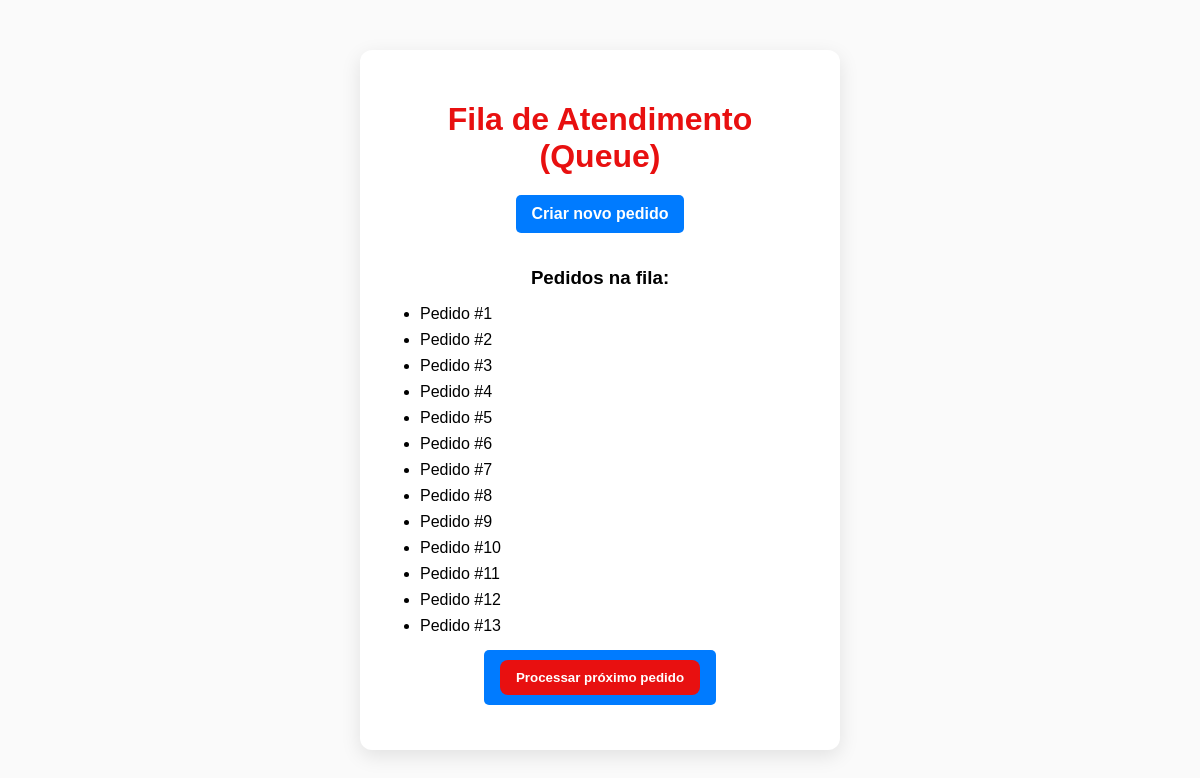
The page /store/fila/ (signed in) on the database its author committed.
### order/models.py (models this page shows)
class Order(models.Model):
    user = models.ForeignKey(User, on_delete=models.CASCADE)
    full_name = models.CharField(max_length=200)
    address = models.CharField(max_length=300)
    phone = models.CharField(max_length=11)
    created_at = models.DateTimeField(auto_now_add=True)
    total = models.DecimalField(max_digits=10, decimal_places=2)
    def __str__(self):
        return f"Pedido #{self.id}"

### store/views.py (the view)
# urls.py: path('fila/', views.fila_pedidos, name="fila_pedidos"),
@user_passes_test(is_admin)
def fila_pedidos(request):
    pedidos = Order.objects.all().order_by("created_at")
    return render(request, "store/fila.html", {"pedidos": pedidos})

### store/views.py (called while the page is built)
def is_admin(user):
    return user.is_authenticated and user.is_staff

### store/templates/store/fila.html (shortened to what this page needs)
<!DOCTYPE html>
<html lang="pt-br">
<head>
</head>
<body>
<div class="container">
    <h1>Fila de Atendimento (Queue)</h1>
    <a href="{% url 'store:novo_pedido' %}">Criar novo pedido</a>
    {% if pedidos %}
        <h3>Pedidos na fila:</h3>
        <ul>
            {% for cliente in pedidos %}
                <li>{{ cliente }}</li>
            {% endfor %}
        </ul>
        <a href="{% url 'store:processar_pedido' %}">
            <button>Processar próximo pedido</button>
        </a>
    {% else %}
        <p>Nenhum pedido na fila.</p>
    {% endif %}
</div>
</body>
</html>

### store/templates/store/fila.html (style rules this page uses)
body { font-family: Arial, sans-serif; margin: 0; min-height: 100vh; display: flex; justify-content: center; align-items: center; background: #fafafa; }
.container { text-align: center; background: #fff; padding: 30px 40px; border-radius: 12px; box-shadow: 0 6px 20px rgba(0,0,0,0.1); width: 400px; }
h1 { color: #e81010; margin-bottom: 20px; }
a { display: inline-block; padding: 10px 16px; margin-bottom: 15px; background: #007bff; color: white; text-decoration: none; border-radius: 5px; font-weight: bold; transition: background 0.3s; }
button { padding: 10px 16px; border: none; border-radius: 8px; background-color: #e81010; color: #fff; font-weight: bold; cursor: pointer; transition: background 0.3s; }
ul { text-align: left; padding-left: 20px; margin-bottom: 15px; }
li { margin-bottom: 8px; }
h3 { margin-bottom: 12px; }

### rows shown on the page
Order: id "Pedido #1"
Order: id "Pedido #2"
Order: id "Pedido #3"
Order: id "Pedido #4"
Order: id "Pedido #5"
Order: id "Pedido #6"
Order: id "Pedido #7"
Order: id "Pedido #8"
Order: id "Pedido #9"
Order: id "Pedido #10"
Order: id "Pedido #11"
Order: id "Pedido #12"
Order: id "Pedido #13"
